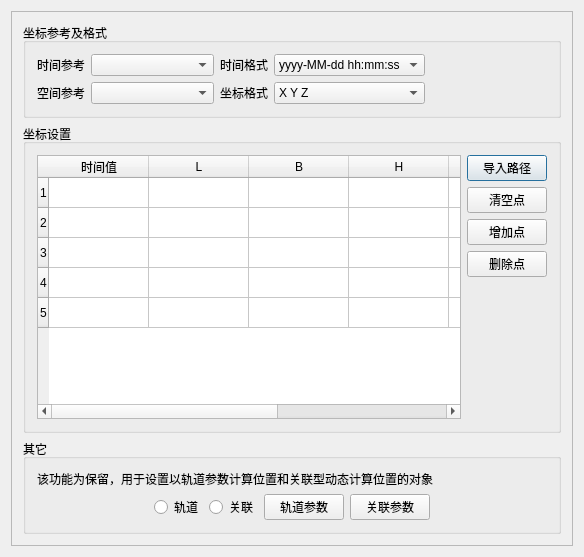
<?xml version="1.0" encoding="UTF-8"?>
<ui version="4.0">
 <class>ObjectPositionWidget</class>
 <widget class="QDialog" name="ObjectPositionWidget">
  <property name="geometry">
   <rect>
    <x>0</x>
    <y>0</y>
    <width>584</width>
    <height>557</height>
   </rect>
  </property>
  <property name="windowTitle">
   <string>C_WidgetPosition</string>
  </property>
  <layout class="QVBoxLayout" name="verticalLayout_4">
   <item>
    <widget class="QScrollArea" name="scrollArea">
     <property name="widgetResizable">
      <bool>true</bool>
     </property>
     <widget class="QWidget" name="scrollAreaWidgetContents">
      <property name="geometry">
       <rect>
        <x>0</x>
        <y>0</y>
        <width>560</width>
        <height>533</height>
       </rect>
      </property>
      <layout class="QVBoxLayout" name="verticalLayout">
       <item>
        <widget class="QGroupBox" name="groupBox_2">
         <property name="title">
          <string>坐标参考及格式</string>
         </property>
         <layout class="QGridLayout" name="gridLayout">
          <item row="0" column="3">
           <widget class="QComboBox" name="cbTimeFormat">
            <property name="sizePolicy">
             <sizepolicy hsizetype="MinimumExpanding" vsizetype="Fixed">
              <horstretch>0</horstretch>
              <verstretch>0</verstretch>
             </sizepolicy>
            </property>
            <property name="minimumSize">
             <size>
              <width>60</width>
              <height>0</height>
             </size>
            </property>
            <property name="insertPolicy">
             <enum>QComboBox::NoInsert</enum>
            </property>
            <item>
             <property name="text">
              <string>yyyy-MM-dd hh:mm:ss</string>
             </property>
            </item>
            <item>
             <property name="text">
              <string>double</string>
             </property>
            </item>
           </widget>
          </item>
          <item row="3" column="2">
           <widget class="QLabel" name="sRefLabel_3">
            <property name="font">
             <font>
              <weight>50</weight>
              <bold>false</bold>
             </font>
            </property>
            <property name="text">
             <string>坐标格式</string>
            </property>
           </widget>
          </item>
          <item row="3" column="3">
           <widget class="QComboBox" name="cbSpatialFormat">
            <property name="sizePolicy">
             <sizepolicy hsizetype="MinimumExpanding" vsizetype="Fixed">
              <horstretch>0</horstretch>
              <verstretch>0</verstretch>
             </sizepolicy>
            </property>
            <item>
             <property name="text">
              <string>X Y Z</string>
             </property>
            </item>
            <item>
             <property name="text">
              <string>L B H</string>
             </property>
            </item>
            <item>
             <property name="text">
              <string>X Y</string>
             </property>
            </item>
            <item>
             <property name="text">
              <string>L B</string>
             </property>
            </item>
           </widget>
          </item>
          <item row="0" column="2">
           <widget class="QLabel" name="trLabel">
            <property name="font">
             <font>
              <weight>50</weight>
              <bold>false</bold>
             </font>
            </property>
            <property name="text">
             <string>时间格式</string>
            </property>
           </widget>
          </item>
          <item row="0" column="0">
           <widget class="QLabel" name="sRefLabel_2">
            <property name="font">
             <font>
              <weight>50</weight>
              <bold>false</bold>
             </font>
            </property>
            <property name="text">
             <string>时间参考</string>
            </property>
           </widget>
          </item>
          <item row="0" column="1">
           <widget class="QComboBox" name="cbTimeRef">
            <property name="sizePolicy">
             <sizepolicy hsizetype="MinimumExpanding" vsizetype="Fixed">
              <horstretch>0</horstretch>
              <verstretch>0</verstretch>
             </sizepolicy>
            </property>
            <property name="minimumSize">
             <size>
              <width>60</width>
              <height>0</height>
             </size>
            </property>
           </widget>
          </item>
          <item row="3" column="0">
           <widget class="QLabel" name="sRefLabel">
            <property name="font">
             <font>
              <weight>50</weight>
              <bold>false</bold>
             </font>
            </property>
            <property name="text">
             <string>空间参考</string>
            </property>
           </widget>
          </item>
          <item row="3" column="1">
           <widget class="QComboBox" name="cbSpatialRef">
            <property name="sizePolicy">
             <sizepolicy hsizetype="MinimumExpanding" vsizetype="Fixed">
              <horstretch>0</horstretch>
              <verstretch>0</verstretch>
             </sizepolicy>
            </property>
           </widget>
          </item>
          <item row="0" column="4">
           <spacer name="horizontalSpacer_3">
            <property name="orientation">
             <enum>Qt::Horizontal</enum>
            </property>
            <property name="sizeHint" stdset="0">
             <size>
              <width>40</width>
              <height>20</height>
             </size>
            </property>
           </spacer>
          </item>
          <item row="3" column="4">
           <spacer name="horizontalSpacer_4">
            <property name="orientation">
             <enum>Qt::Horizontal</enum>
            </property>
            <property name="sizeHint" stdset="0">
             <size>
              <width>40</width>
              <height>20</height>
             </size>
            </property>
           </spacer>
          </item>
         </layout>
         <zorder>cbSpatialRef</zorder>
         <zorder>sRefLabel</zorder>
         <zorder>cbTimeRef</zorder>
         <zorder>sRefLabel_2</zorder>
         <zorder>trLabel</zorder>
         <zorder>cbTimeFormat</zorder>
         <zorder>sRefLabel_3</zorder>
         <zorder>cbSpatialFormat</zorder>
         <zorder>horizontalSpacer_3</zorder>
         <zorder>horizontalSpacer_4</zorder>
        </widget>
       </item>
       <item>
        <widget class="QGroupBox" name="groupBox_3">
         <property name="title">
          <string>坐标设置</string>
         </property>
         <layout class="QHBoxLayout" name="horizontalLayout_3">
          <item>
           <widget class="QTableWidget" name="PostionTable">
            <row>
             <property name="text">
              <string>1</string>
             </property>
            </row>
            <row>
             <property name="text">
              <string>2</string>
             </property>
            </row>
            <row>
             <property name="text">
              <string>3</string>
             </property>
            </row>
            <row>
             <property name="text">
              <string>4</string>
             </property>
            </row>
            <row>
             <property name="text">
              <string>5</string>
             </property>
            </row>
            <column>
             <property name="text">
              <string>时间值</string>
             </property>
            </column>
            <column>
             <property name="text">
              <string>L</string>
             </property>
            </column>
            <column>
             <property name="text">
              <string>B</string>
             </property>
            </column>
            <column>
             <property name="text">
              <string>H</string>
             </property>
            </column>
            <column>
             <property name="text">
              <string>rx</string>
             </property>
            </column>
            <column>
             <property name="text">
              <string>ry</string>
             </property>
            </column>
            <column>
             <property name="text">
              <string>rz</string>
             </property>
            </column>
           </widget>
          </item>
          <item>
           <layout class="QVBoxLayout" name="verticalLayout_3">
            <item>
             <widget class="QPushButton" name="PathImportBtn">
              <property name="text">
               <string>导入路径</string>
              </property>
              <property name="icon">
               <iconset resource="../ModelingTool.qrc">
                <normaloff>:/ModelingTool/Images/PostionPathImport.ico</normaloff>:/ModelingTool/Images/PostionPathImport.ico</iconset>
              </property>
             </widget>
            </item>
            <item>
             <widget class="QPushButton" name="PointEmptyBtn">
              <property name="text">
               <string>清空点</string>
              </property>
              <property name="icon">
               <iconset resource="../ModelingTool.qrc">
                <normaloff>:/ModelingTool/Images/PostionPathEmpty.png</normaloff>:/ModelingTool/Images/PostionPathEmpty.png</iconset>
              </property>
             </widget>
            </item>
            <item>
             <widget class="QPushButton" name="PointAddBtn">
              <property name="text">
               <string>增加点</string>
              </property>
              <property name="icon">
               <iconset resource="../ModelingTool.qrc">
                <normaloff>:/ModelingTool/Images/PostionPointAdd.png</normaloff>:/ModelingTool/Images/PostionPointAdd.png</iconset>
              </property>
             </widget>
            </item>
            <item>
             <widget class="QPushButton" name="PointDeleteBtn">
              <property name="text">
               <string>删除点</string>
              </property>
              <property name="icon">
               <iconset resource="../ModelingTool.qrc">
                <normaloff>:/ModelingTool/Images/PostionPointRemove.png</normaloff>:/ModelingTool/Images/PostionPointRemove.png</iconset>
              </property>
             </widget>
            </item>
            <item>
             <spacer name="verticalSpacer">
              <property name="orientation">
               <enum>Qt::Vertical</enum>
              </property>
              <property name="sizeHint" stdset="0">
               <size>
                <width>20</width>
                <height>40</height>
               </size>
              </property>
             </spacer>
            </item>
           </layout>
          </item>
         </layout>
        </widget>
       </item>
       <item>
        <widget class="QGroupBox" name="groupBox">
         <property name="title">
          <string>其它</string>
         </property>
         <layout class="QVBoxLayout" name="verticalLayout_2">
          <item>
           <widget class="QLabel" name="label">
            <property name="text">
             <string>该功能为保留，用于设置以轨道参数计算位置和关联型动态计算位置的对象</string>
            </property>
           </widget>
          </item>
          <item>
           <layout class="QHBoxLayout" name="horizontalLayout_2">
            <item>
             <spacer name="horizontalSpacer_2">
              <property name="orientation">
               <enum>Qt::Horizontal</enum>
              </property>
              <property name="sizeHint" stdset="0">
               <size>
                <width>40</width>
                <height>20</height>
               </size>
              </property>
             </spacer>
            </item>
            <item>
             <widget class="QRadioButton" name="orbitRadio">
              <property name="font">
               <font>
                <weight>50</weight>
                <bold>false</bold>
               </font>
              </property>
              <property name="text">
               <string>轨道</string>
              </property>
             </widget>
            </item>
            <item>
             <widget class="QRadioButton" name="dynamicPosRadio">
              <property name="font">
               <font>
                <weight>50</weight>
                <bold>false</bold>
               </font>
              </property>
              <property name="text">
               <string>关联</string>
              </property>
             </widget>
            </item>
            <item>
             <widget class="QPushButton" name="OrbitBtn">
              <property name="text">
               <string>轨道参数</string>
              </property>
             </widget>
            </item>
            <item>
             <widget class="QPushButton" name="DynamicPosBtn">
              <property name="text">
               <string>关联参数</string>
              </property>
             </widget>
            </item>
            <item>
             <spacer name="horizontalSpacer">
              <property name="orientation">
               <enum>Qt::Horizontal</enum>
              </property>
              <property name="sizeHint" stdset="0">
               <size>
                <width>40</width>
                <height>20</height>
               </size>
              </property>
             </spacer>
            </item>
           </layout>
          </item>
         </layout>
        </widget>
       </item>
      </layout>
     </widget>
    </widget>
   </item>
  </layout>
 </widget>
 <layoutdefault spacing="6" margin="11"/>
 <resources>
  <include location="../ModelingTool.qrc"/>
 </resources>
 <connections/>
</ui>
